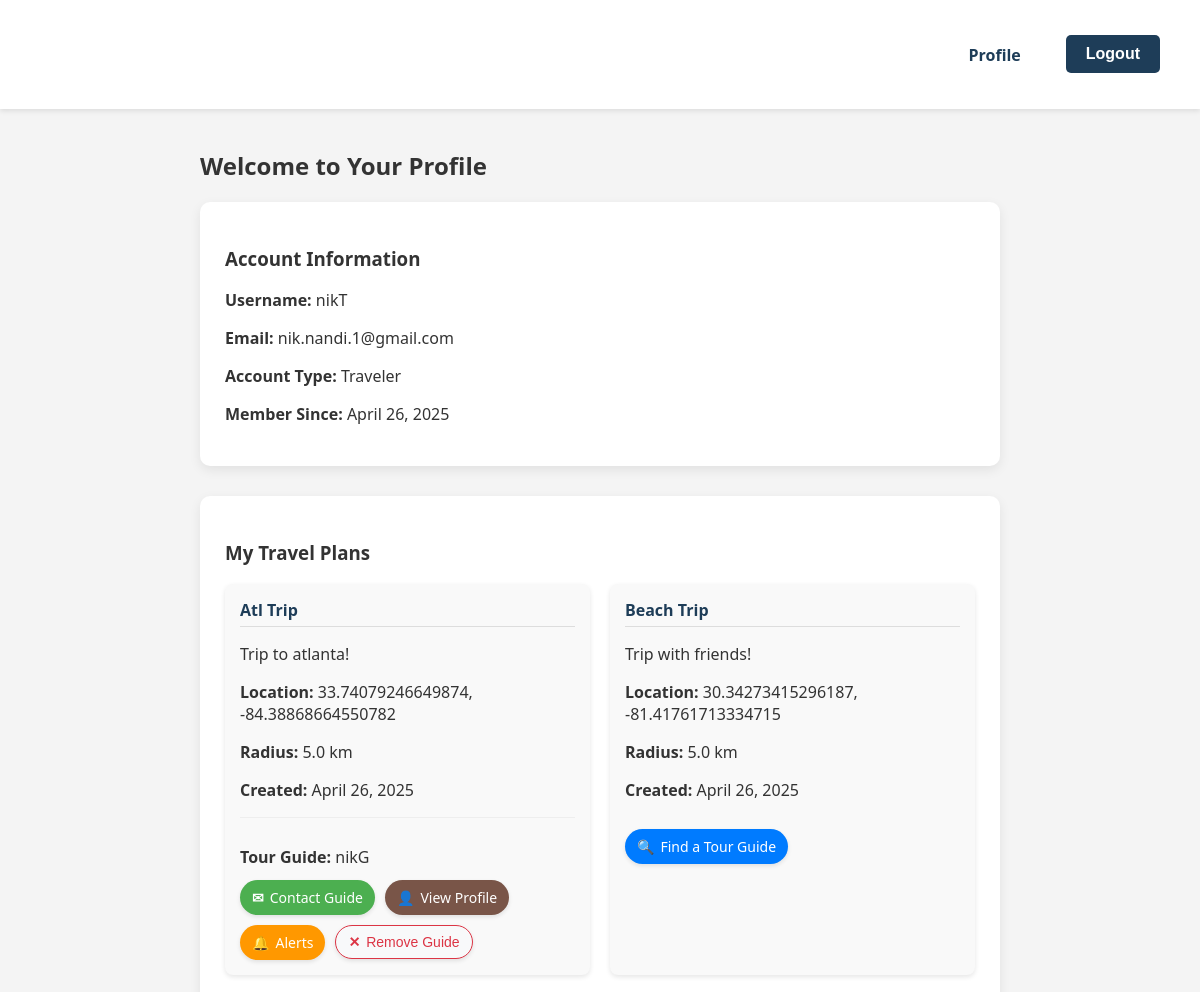
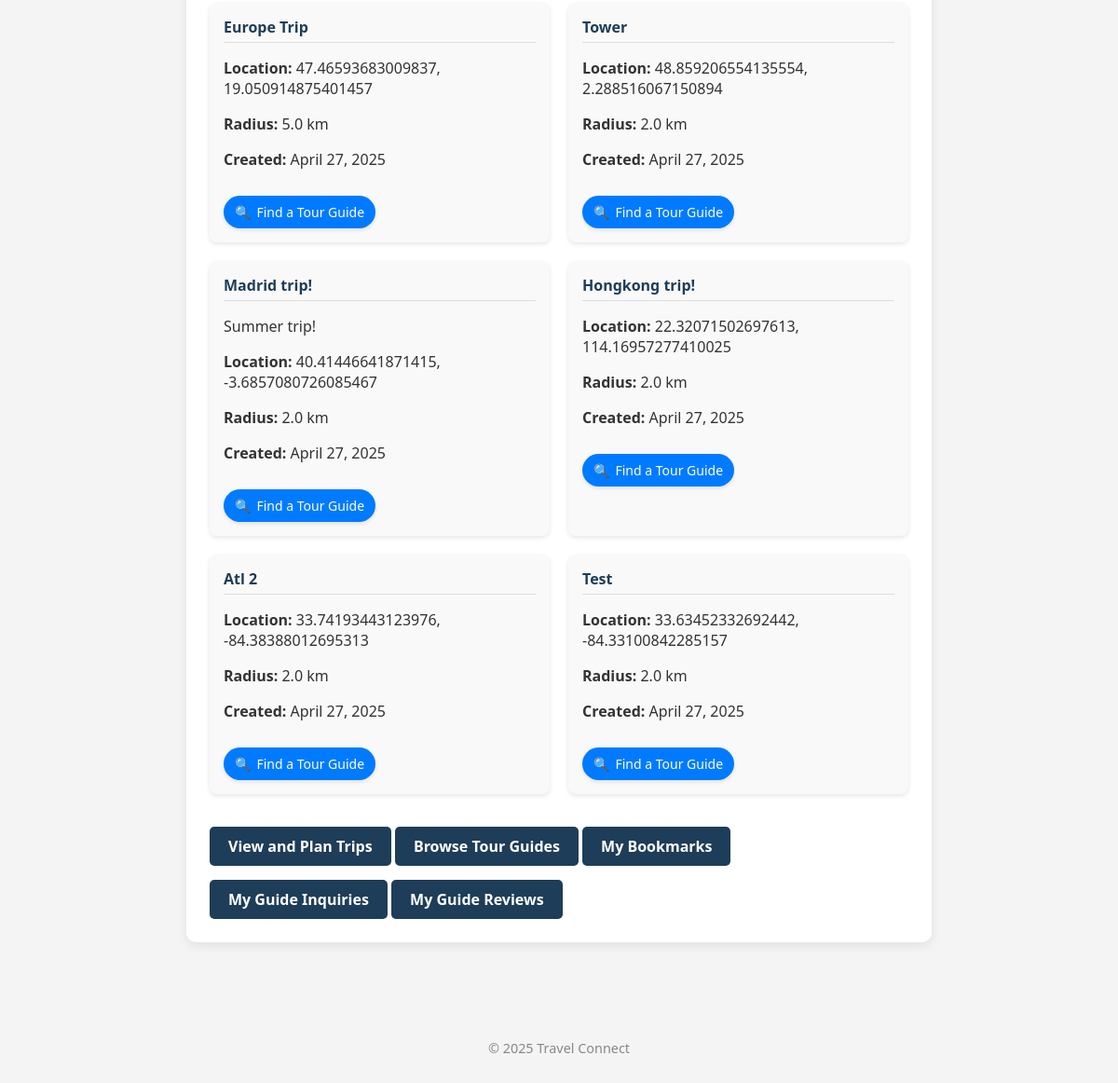
Before: /accounts/profile/ (signed in) with the older database file (2 pictures, top to bottom).
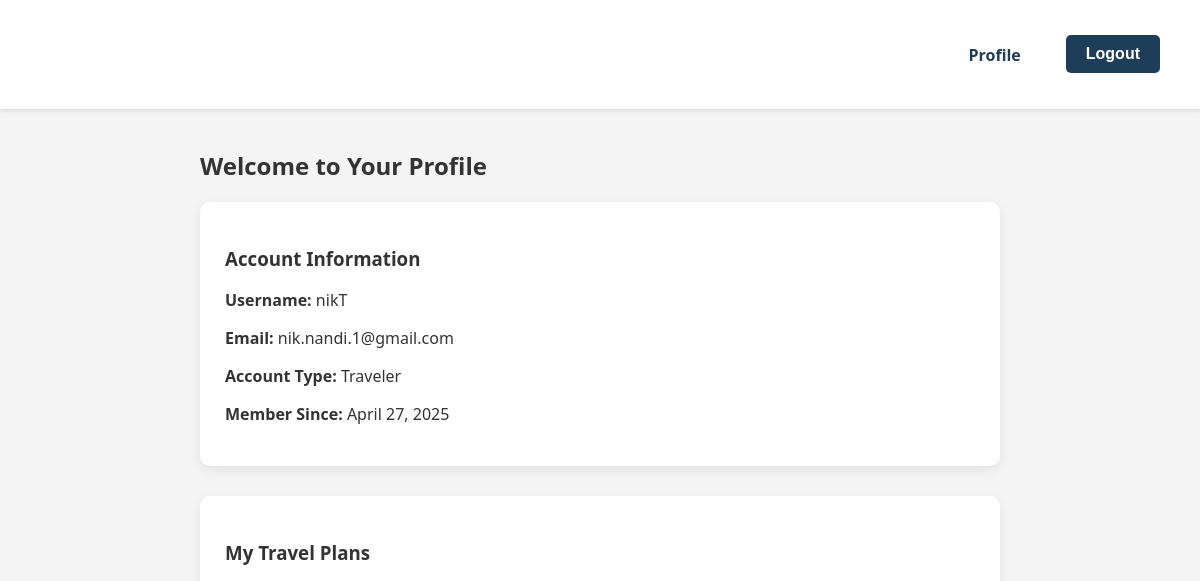
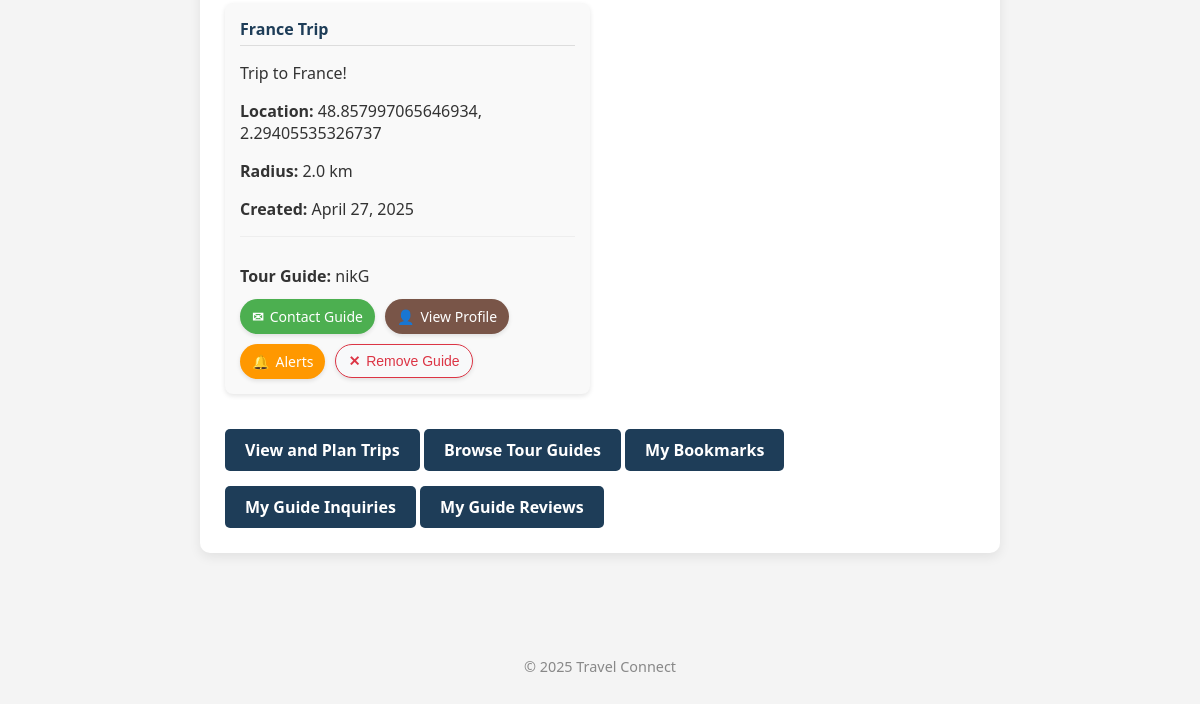
After: the same page with the newer database file (2 pictures, top to bottom).
### pages/models.py (models this page shows, shortened)
class User(AbstractUser):
    ROLE_CHOICES = (
        ('traveler', 'Traveler'),
        ('guide', 'Tour Guide'),
        ('admin', 'Admin'),
    )
    role = models.CharField(max_length=20, choices=ROLE_CHOICES, default='traveler')
    def is_traveler(self):
        return self.role == 'traveler'
    def is_guide(self):
        return self.role == 'guide'
    def is_admin(self):
        return self.role == 'admin'

class TripArea(models.Model):
    user = models.ForeignKey(User, on_delete=models.CASCADE, related_name='trip_areas')
    name = models.CharField(max_length=100)
    description = models.TextField(blank=True)
    latitude = models.FloatField()
    longitude = models.FloatField()
    radius = models.FloatField()  # in kilometers
    created_at = models.DateTimeField(auto_now_add=True)
    assigned_guide = models.ForeignKey(
        User,
        on_delete=models.SET_NULL,
        null=True,
        blank=True,
        related_name='guided_trips'
    )

### pages/views.py (the view, shortened to what this page needs)
# urls.py: path('accounts/profile/', views.profile_view, name='profile'),
@login_required
def profile_view(request):
    trip_areas = TripArea.objects.filter(user=request.user)
    context = {'trip_areas': trip_areas}
    recent_bookmarks = None
    if request.user.is_traveler:
        recent_bookmarks = Bookmark.objects.filter(user=request.user).order_by('-created_at')[:5] # Get latest 5
    context.update({
        'recent_bookmarks': recent_bookmarks, # Add recent bookmarks to context
    })
    return render(request, 'pages/profile.html', context)

### pages/templates/pages/profile.html (shortened to what this page needs)
{% extends 'pages/base.html' %}
{% block content %}
<div class="profile-container">
    {% if user.is_admin %}
        {% include 'pages/admin_dashboard.html' %}
    {% else %}
        <h2>Welcome to Your Profile</h2>
        <div class="profile-card">
            <h3>Account Information</h3>
            <p><strong>Username:</strong> {{ user.username }}</p>
            <p><strong>Email:</strong> {{ user.email }}</p>
            <p><strong>Account Type:</strong> {{ user.get_role_display }}</p>
            <p><strong>Member Since:</strong> {{ user.date_joined|date:"F j, Y" }}</p>
        </div>
        {% if user.is_traveler %}
        <div class="profile-section">
            <h3>My Travel Plans</h3>
            {% if trip_areas %}
                <div class="trip-areas">
                    {% for trip in trip_areas %}
                    <div class="trip-card">
                        <h4>{{ trip.name }}</h4>
                        {% if trip.description %}
                        <p>{{ trip.description }}</p>
                        {% endif %}
                        <p><strong>Location:</strong> {{ trip.latitude }}, {{ trip.longitude }}</p>
                        <p><strong>Radius:</strong> {{ trip.radius }} km</p>
                        <p><strong>Created:</strong> {{ trip.created_at|date:"F j, Y" }}</p>
                        {% if trip.assigned_guide %}
                        <div class="assigned-guide">
                            <p><strong>Tour Guide:</strong> {{ trip.assigned_guide.username }}</p>
                            <div class="guide-actions">
                                <a href="{% url 'send_inquiry_for_trip' trip.id %}" class="guide-btn contact-btn">
                                    <span class="icon">✉</span> Contact Guide
                                </a>
                                <a href="{% url 'guide_profile' trip.assigned_guide.id %}" class="guide-btn view-profile-btn">
                                    <span class="icon">👤</span> View Profile
                                </a>
                                <a href="{% url 'trip_alerts' trip.id %}" class="guide-btn alerts-btn">
                                    <span class="icon">🔔</span> Alerts
                                </a>
                                <form action="{% url 'remove_guide' trip.id %}" method="post">
                                    <button type="submit" class="guide-btn remove-btn">
                                        <span class="icon">✕</span> Remove Guide
                                    </button>
                                </form>
                            </div>
                        </div>
                        {% else %}
                        <a href="{% url 'browse_guides' %}?trip_area={{ trip.id }}" class="guide-btn find-btn">
                            <span class="icon">🔍</span> Find a Tour Guide
                        </a>
                        {% endif %}
                    </div>
                    {% endfor %}
                </div>
            {% else %}
                <p>You haven't created any travel plans yet.</p>
            {% endif %}
            <div class="profile-actions">
                <a href="{% url 'map_ui' %}" class="btn">View and Plan Trips</a>
                <a href="{% url 'browse_guides' %}" class="btn">Browse Tour Guides</a>
                <a href="{% url 'bookmarks' %}" class="btn">My Bookmarks</a>
                <a href="{% url 'my_inquiries' %}" class="btn">My Guide Inquiries</a>
                <a href="{% url 'my_reviews' %}" class="btn">My Guide Reviews</a>
            </div>
        </div>
        {% endif %}
    {% endif %}
</div>
{% endblock %}

### pages/templates/pages/base.html (shortened to what this page needs)
{% load static %}
<link rel="stylesheet" href="{% static 'core/style.css' %}">
<!DOCTYPE html>
<html>
<head>
    <link rel="stylesheet" href="{% static 'core/style.css' %}">
</head>
<body>
    <nav>
        {% if user.is_authenticated %}
            <div class="profile-dropdown">
                <button class="profile-dropbtn">Profile</button>
            </div>
            <form method="post" action="{% url 'logout' %}" style="display:inline;">
                <button type="submit" class="btn logout-btn">Logout</button>
            </form>
        {% else %}
            <a href="{% url 'login' %}">Login</a>
            <a href="{% url 'signup' %}">Sign Up</a>
        {% endif %}
    </nav>
    {% block content %}{% endblock %}
    <footer>
        <p>&copy; 2025 Travel Connect</p>
    </footer>
</body>
</html>

### pages/static/core/style.css (style rules this page uses)
body { font-family: 'Segoe UI', sans-serif; margin: 0; padding: 0; background-color: #f4f4f4; color: #333; }
a { text-decoration: none; color: #1e3d58; }
nav { display: flex; justify-content: flex-end; gap: 20px; padding: 20px 40px; background-color: #ffffff; box-shadow: 0 2px 5px rgba(0,0,0,0.1); align-items: center; }
nav a, nav .profile-dropbtn { font-weight: 600; color: #1e3d58; padding: 10px 15px; border-radius: 5px; transition: background-color 0.3s ease; }
.profile-dropdown { position: relative; display: inline-block; }
.profile-dropbtn { background-color: transparent; border: none; cursor: pointer; font-size: 1rem; font-family: inherit; }
.logout-btn { margin-left: 10px; margin-top: 0; padding: 10px 15px; }
.profile-container { max-width: 800px; margin: 40px auto; padding: 0 20px; }
.profile-card { background-color: white; border-radius: 10px; padding: 25px; box-shadow: 0 4px 12px rgba(0,0,0,0.08); margin-bottom: 30px; }
.profile-section { background-color: white; border-radius: 10px; padding: 25px; box-shadow: 0 4px 12px rgba(0,0,0,0.08); margin-bottom: 30px; }
.btn { display: inline-block; background-color: #1e3d58; color: white; padding: 10px 20px; border-radius: 5px; margin-top: 15px; font-weight: 600; border: none; cursor: pointer; text-align: center; font-size: 1rem; transition: background-color 0.3s ease, transform 0.2s ease; }
footer { text-align: center; padding: 30px 20px; margin-top: 60px; color: #888; font-size: 0.9rem; }
.trip-areas { display: grid; grid-template-columns: repeat(auto-fill, minmax(300px, 1fr)); gap: 20px; margin-bottom: 20px; }
.trip-card { background-color: #f9f9f9; border-radius: 8px; padding: 15px; box-shadow: 0 2px 5px rgba(0,0,0,0.1); transition: transform 0.2s ease, box-shadow 0.2s ease; }
.trip-card h4 { color: #1e3d58; margin-top: 0; margin-bottom: 10px; border-bottom: 1px solid #ddd; padding-bottom: 5px; }

### pages/templates/pages/profile.html (style rules this page uses)
.guide-actions { display: flex; flex-wrap: wrap; gap: 10px; margin-top: 12px; }
.guide-btn { display: inline-flex; align-items: center; padding: 8px 12px; border-radius: 20px; font-size: 14px; border: none; cursor: pointer; text-decoration: none; transition: all 0.2s ease; box-shadow: 0 2px 4px rgba(0,0,0,0.1); }
.contact-btn { background-color: #4CAF50; color: white; }
.alerts-btn { background-color: #ff9800; color: white; }
.remove-btn { background-color: #f8f9fa; color: #dc3545; border: 1px solid #dc3545; }
.guide-btn .icon { margin-right: 6px; font-weight: bold; }
.assigned-guide { border-top: 1px solid #eee; padding-top: 12px; margin-top: 12px; }
.assigned-guide p { margin-bottom: 8px; }
.guide-actions form { margin: 0; padding: 0; }
.view-profile-btn { background-color: #795548; color: white; }

Changed rows visible on the page:
removed TripArea: name "Beach Trip", description "Trip with friends!", latitude "30.34273415296187", longitude "-81.41761713334715", radius "5.0", created_at "April 26, 2025"
removed TripArea: name "Europe Trip", latitude "47.46593683009837", longitude "19.050914875401457", radius "5.0", created_at "April 27, 2025"
removed TripArea: name "Tower", latitude "48.859206554135554", longitude "2.288516067150894", radius "2.0", created_at "April 27, 2025"
removed TripArea: name "Madrid trip!", description "Summer trip!", latitude "40.41446641871415", longitude "-3.6857080726085467", radius "2.0", created_at "April 27, 2025"
removed TripArea: name "Hongkong trip!", latitude "22.32071502697613", longitude "114.16957277410025", radius "2.0", created_at "April 27, 2025"
removed TripArea: name "Atl 2", latitude "33.74193443123976", longitude "-84.38388012695313", radius "2.0", created_at "April 27, 2025"
removed TripArea: name "Test", latitude "33.63452332692442", longitude "-84.33100842285157", radius "2.0", created_at "April 27, 2025"
changed User "nikT": date_joined "April 26, 2025" → "April 27, 2025"
changed TripArea "nikG": name "Atl Trip" → "France Trip"; description "Trip to atlanta!" → "Trip to France!"; latitude "33.74079246649874" → "48.857997065646934"; longitude "-84.38868664550782" → "2.29405535326737"; radius "5.0" → "2.0"; created_at "April 26, 2025" → "April 27, 2025"
